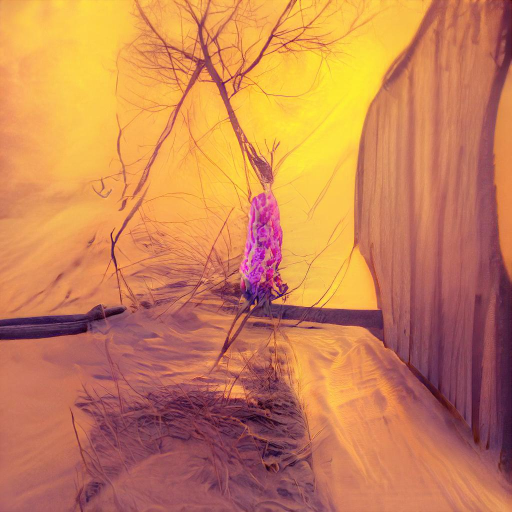
#> input picture WOW.jpg, 1024 x 1024 px (shown at 1/2 size); its folder holds only this picture in this run
$ python -i ImageConvert_HSV_MAPS.py   (imports and definitions only)
#> lines starting #> are read from the running program, lines starting #| are printed output that depends on the picture; after the words box and inside, x2 and y2 are one past the last pixel; in counts of white or black regions, pixels touching at a corner belong together
import os
import concurrent.futures
import itertools
from more_itertools import grouper
import numpy as np
import cv2

in1 = ".\images"
out = ".\in"

def get_files():
    fileList = []
    for root, dirs, files in os.walk(os.path.abspath(in1)):
        for file in files:
            fileList.append(os.path.join(root, file)) #Appends all of the files into the fileList list.
    fileList.sort(key = lambda x: os.path.getmtime(x)) #Sorts the fileList based on the time it was added to the new folder.
    return fileList


###########################################################################################################

def convert_image(pic):
#> called with pic = 'WOW.jpg'
    imagename = pic.split("\\")[-1]
    imagename = imagename.replace(".jpg",".png")

    im = cv2.imread(pic)
#> im is the input picture: shape (1024, 1024, 3); mean B, G, R 85.3, 129.5, 201
    hsv = cv2.cvtColor(im,cv2.COLOR_RGB2HSV)
#> hsv: shape (1024, 1024, 3); mean H, S, V 112.9, 150, 201
    black_lower =np.array([0, 0, 0])
    black_upper = np.array([350,55,100])

    white_lower =np.array([0,0,178], dtype=np.uint8)
    white_upper =np.array([0,5,255], dtype=np.uint8)

    red_lower = np.array([0, 50, 50],np.uint8)
    red_upper = np.array([60, 255, 255],np.uint8)

    yellow_lower = np.array([61, 50, 50],np.uint8)
    yellow_upper = np.array([120, 255, 255],np.uint8)

    green_lower = np.array([121, 50, 50],np.uint8)
    green_upper = np.array([180, 255, 255],np.uint8)

    cyan_lower =np.array([181, 50, 50],np.uint8)
    cyan_upper =np.array([240, 255, 255],np.uint8)

    blue_lower =np.array([241, 50, 50],np.uint8)
    blue_upper =np.array([300, 255, 255],np.uint8)

    magenta_lower =np.array([301, 50, 50],np.uint8)
    magenta_upper =np.array([360, 255, 255],np.uint8)


    black_mask = cv2.inRange(hsv, black_lower, black_upper)
#> black_mask: shape (1024, 1024); every value is 0
    white_mask = cv2.inRange(hsv, white_lower, white_upper)
    red_mask = cv2.inRange(hsv, red_lower, red_upper)
    yellow_mask = cv2.inRange(hsv, yellow_lower, yellow_upper)
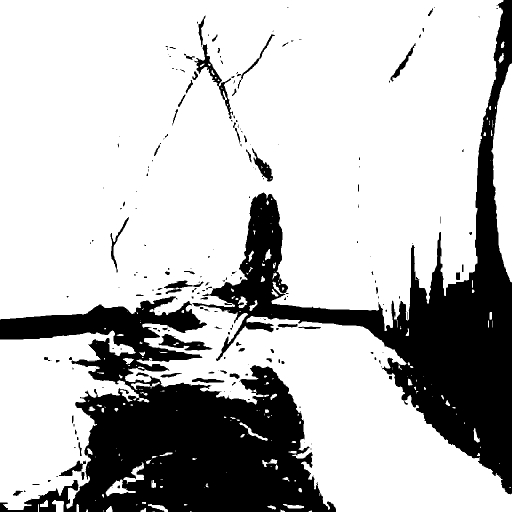
#> yellow_mask: shape (1024, 1024) (shown at 1/2 size); 74.2% white; 221 black regions (142 under 20 px), largest, box (x1, y1, x2, y2) and area: (0, 592, 672, 1024) 137779, (384, 0, 1024, 989) 119933, (389, 88, 466, 238) 1727
    green_mask = cv2.inRange(hsv, green_lower, green_upper)
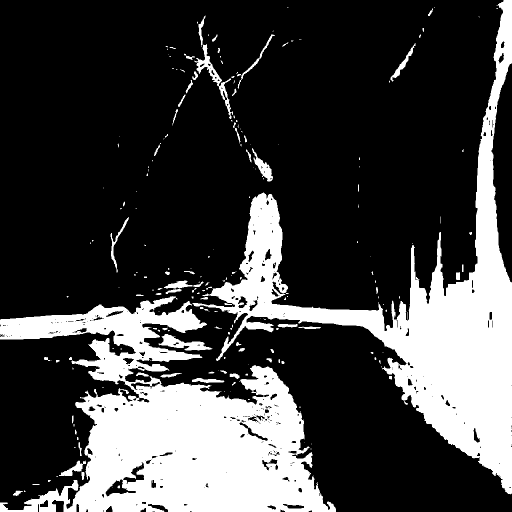
#> green_mask: shape (1024, 1024) (shown at 1/2 size); 25.7% white; 224 white regions (145 under 20 px), largest, box (x1, y1, x2, y2) and area: (0, 592, 672, 1024) 136793, (384, 0, 1024, 989) 119890, (389, 88, 466, 238) 1727
    cyan_mask = cv2.inRange(hsv, cyan_lower, cyan_upper)
    blue_mask = cv2.inRange(hsv, blue_lower, blue_upper)
    magenta_mask = cv2.inRange(hsv, magenta_lower, magenta_upper)
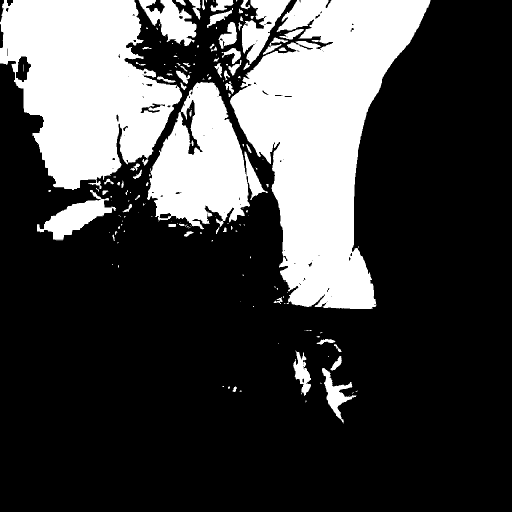
#> magenta_mask: shape (1024, 1024) (shown at 1/2 size); 27.1% white; 188 white regions (119 under 20 px), largest, box (x1, y1, x2, y2) and area: (460, 0, 861, 618) 126415, (0, 0, 364, 380) 89675, (294, 164, 536, 458) 38486

    im[black_mask != 0] = [118,0,0]
    im[white_mask != 0] = [157,238,222]
    im[red_mask != 0] = [141,48,39]
    im[yellow_mask != 0] = [170,210,107]
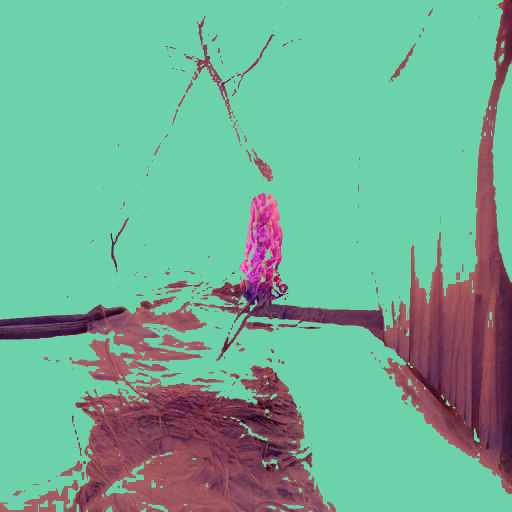
#> im: shape (1024, 1024, 3) (shown at 1/2 size); mean B, G, R 148.5, 173, 114.1
    im[green_mask != 0] = [119,187,30]
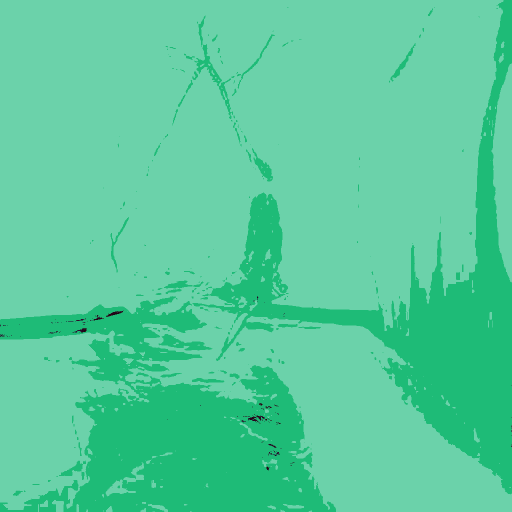
#> im: shape (1024, 1024, 3) (shown at 1/2 size); mean B, G, R 156.8, 203.9, 87.2
    im[cyan_mask != 0] = [125,50,200]
    im[blue_mask != 0] = [94,91,197]
    im[magenta_mask != 0] = [174,42,117]
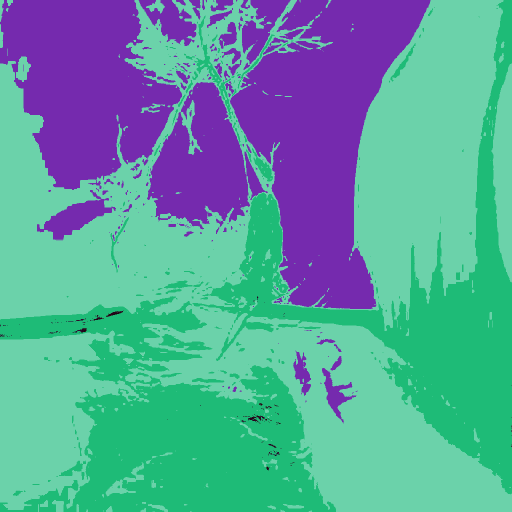
#> im: shape (1024, 1024, 3) (shown at 1/2 size); mean B, G, R 157.9, 158.4, 89.9
    cv2.imwrite(f'{out}\\{imagename}', im)

###########################################################################################################

def main(List):
    for file in List:
        print(f'CONVERTING: {file}')
        convert_image(file)
        print(f'Saved Image {file}')


def execute():
    items = get_files()
    executor = concurrent.futures.ProcessPoolExecutor(10)
    groups = grouper(5, items, fillvalue=None)
    futures = [executor.submit(main, group) for group in groups]
    return concurrent.futures.wait(futures, timeout=None)

def grouper(n, iterable, fillvalue=None):
    args = [iter(iterable)] * n
    return itertools.zip_longest(fillvalue=fillvalue, *args)


# [2 lines not run here, left out]


'''
as long as we can add in puts into await nearest()
'''

>>> result = convert_image('WOW.jpg')
